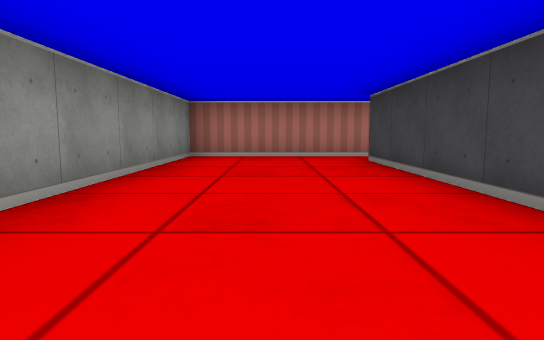
view 1 (above)

17 first-person views from a walk through a cub3D ray-caster map. The camera is about half as high as the walls, tilts 6° down and sees 75° across. The floor is counted in squares. Each view is taken from the middle of a square. On the plan, view 1 faces up. The plan holds only what a view shows up to about 9 squares ahead; the rest is blank.

view 2
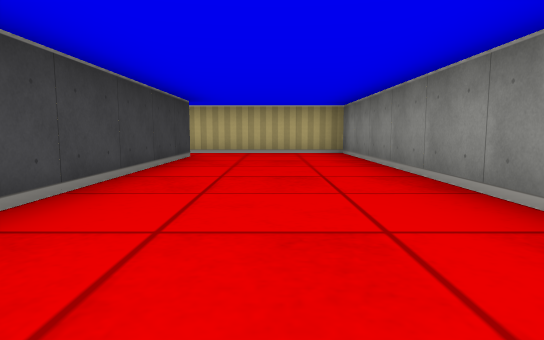

view 3
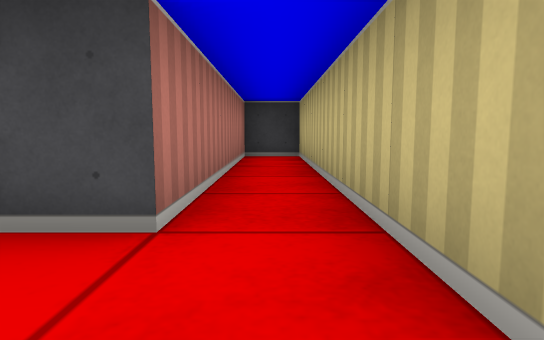

view 4
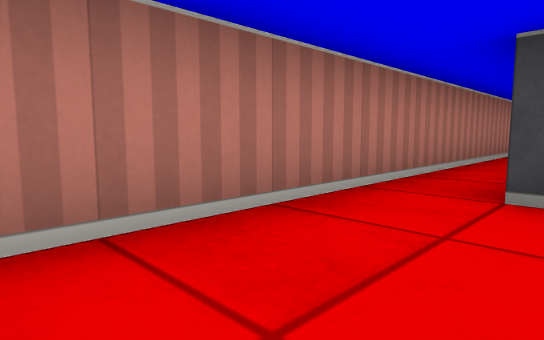

view 5
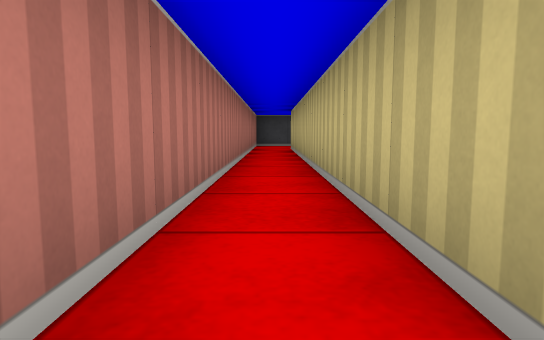

view 6
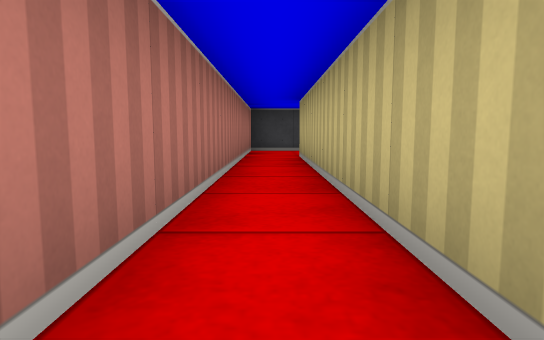

view 7
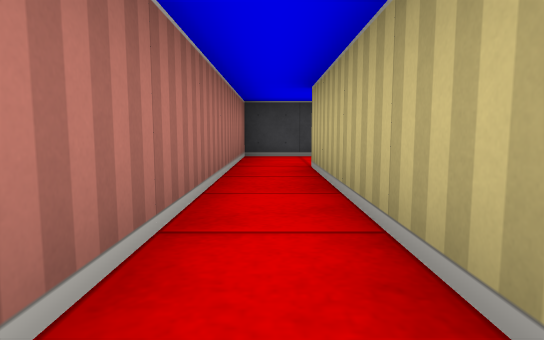

view 8
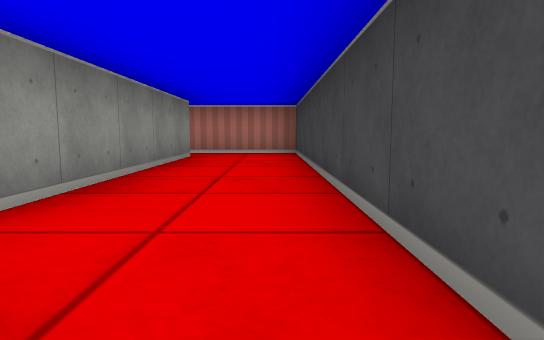

view 9
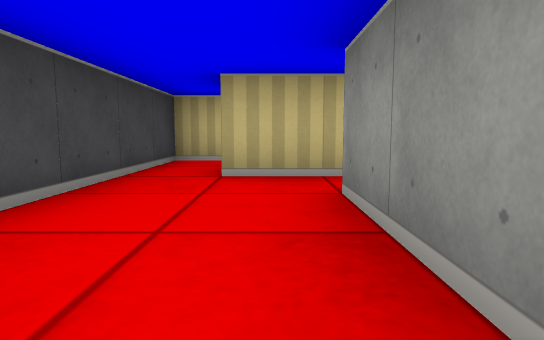

view 10
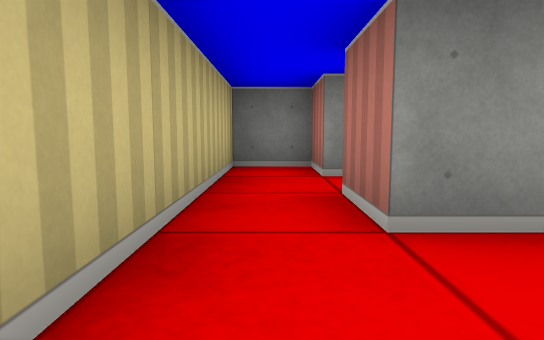

view 11
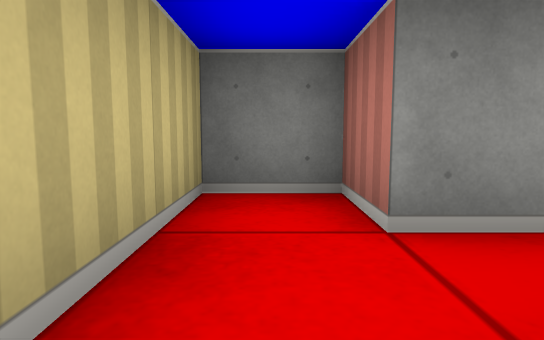

view 12
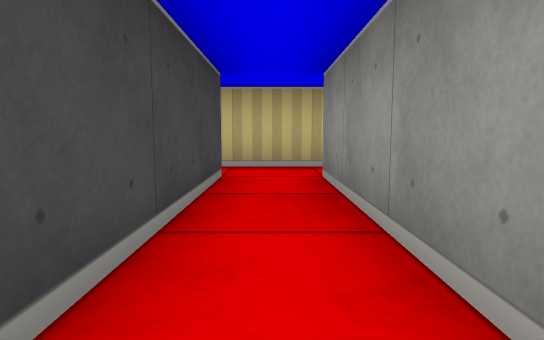

view 13
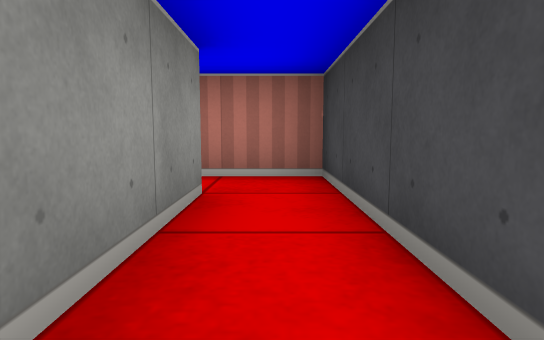

view 14
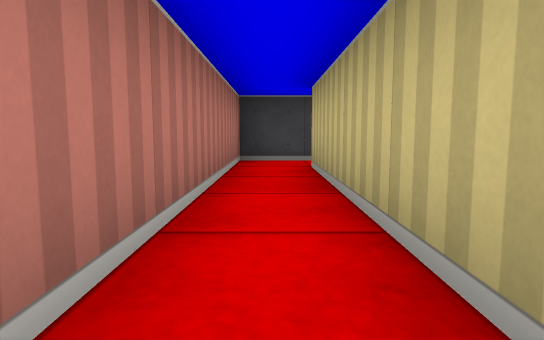

view 15
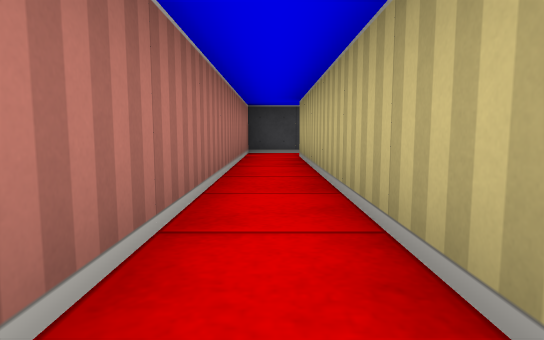

view 16
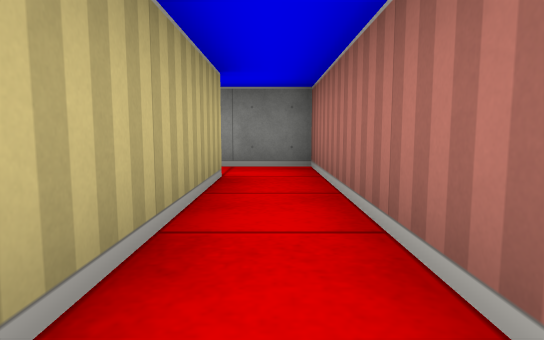

view 17
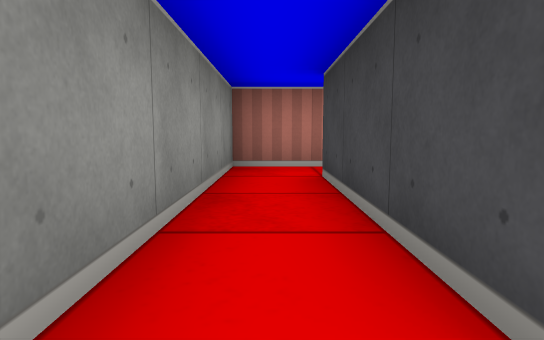

### Floor plan
Key: @ floor where view 1 was taken; # wall or solid block; . floor.
Columns run from 2 left of view 1 to 14 right of it. Each row starts with its distance up from view 1.
  7 #################
  6 #...............#
  5 #...##########..#
  4 #...#........#..#
  3 #...#.######.#..#
  2 #...#.#   ##.#..#
  1 #...#.#   ##.#..#
  0 #.@.#.    #.....#
 -1 #...###########.#
 -2 #........#     .#
 -3 ##########     ##

Where each view was taken, in squares from view 1:
view 1: 0 up, 0 right, facing up
view 2: 5 up, 0 right, facing down
view 3: 2 down, 0 right, facing right
view 4: 5 up, 1 left, facing up-right
view 5: 6 up, 2 right, facing right
view 6: 6 up, 5 right, facing right
view 7: 6 up, 7 right, facing right
view 8: 1 down, 13 right, facing up
view 9: 3 up, 12 right, facing down
view 10: 0 up, 13 right, facing left
view 11: 0 up, 11 right, facing left
view 12: 4 up, 10 right, facing down
view 13: 1 up, 10 right, facing up
view 14: 4 up, 5 right, facing right
view 15: 4 up, 3 right, facing right
view 16: 4 up, 7 right, facing left
view 17: 0 up, 3 right, facing up
